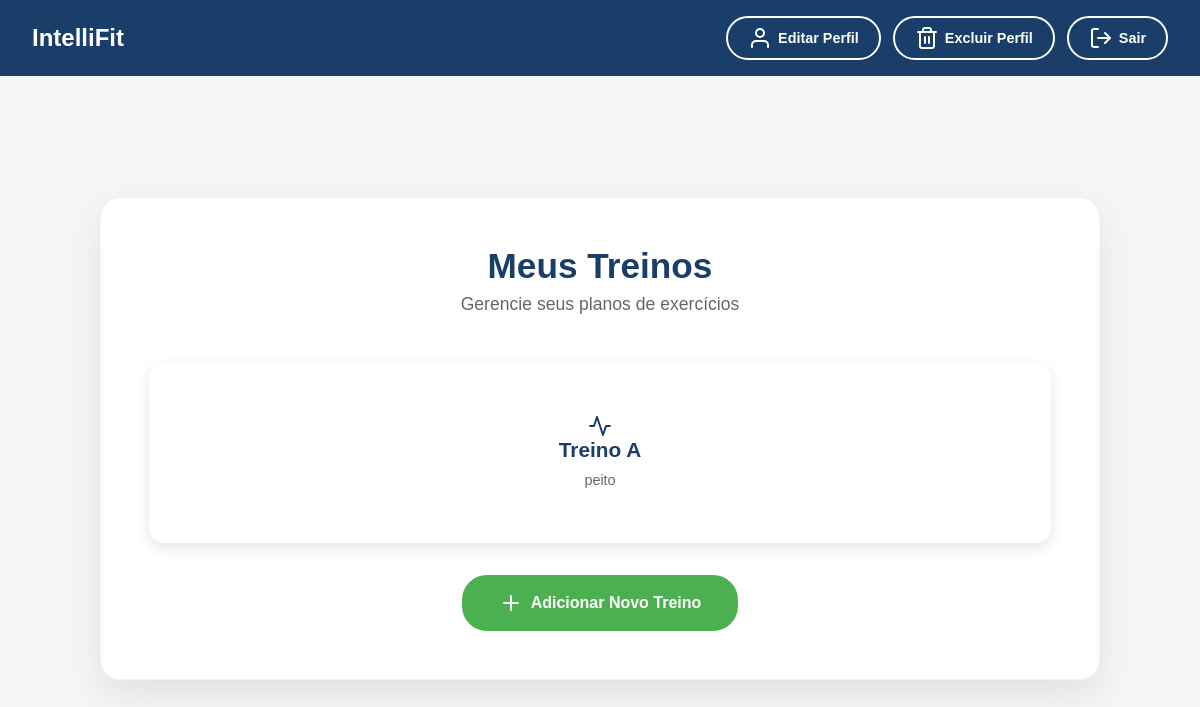
/workout/, run on an earlier commit of the app's database.
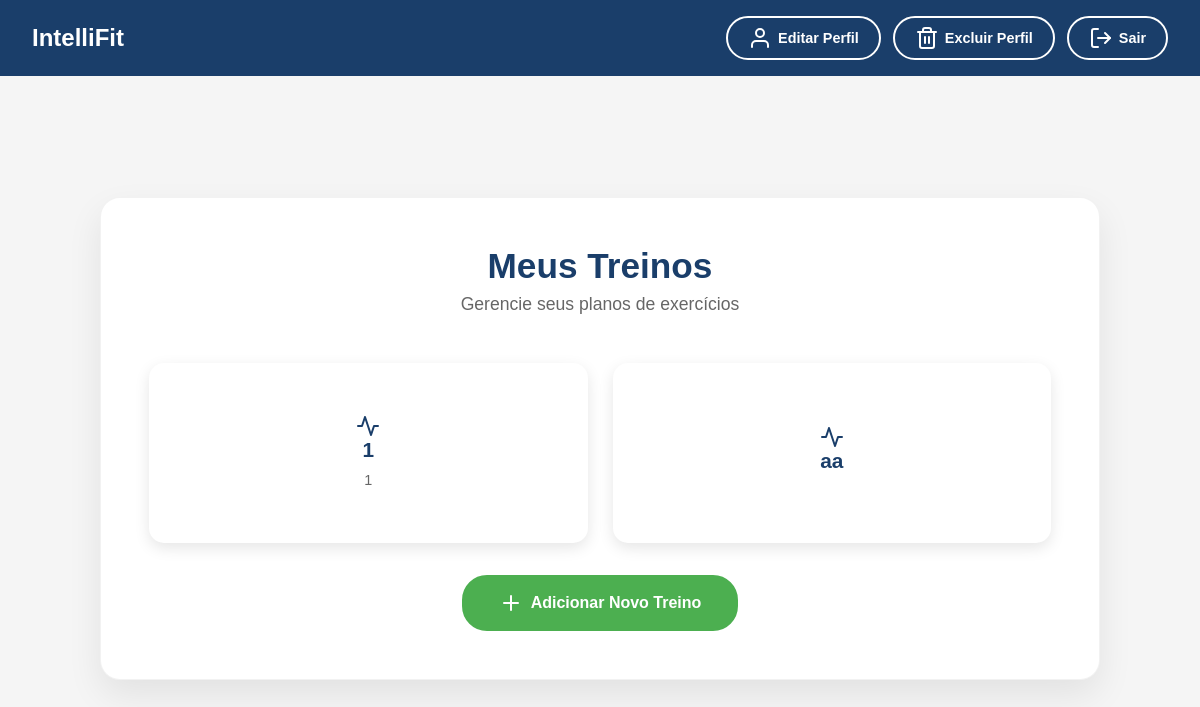
And on a later commit of the database.
### workout/models.py (models this page shows, shortened)
class Workout(models.Model):
    name = models.CharField(max_length=100)
    description = models.TextField(blank=True)

### workout/views.py (the view)
# urls.py: path('', views.workout_list, name='workout_list'),  # Alterado para workout_list
def workout_list(request):
    workouts = Workout.objects.all()
    workout_deleted = request.session.pop('workout_deleted', False)
    if workout_deleted:
        messages.success(request, 'Treino excluído com sucesso!')
    context = {
        'workouts': workouts,
    }
    return render(request, 'workout.html', context)

### workout/templates/workout.html (shortened to what this page needs)
{% load static %}
<!DOCTYPE html>
<html lang="pt-br">
<head>
    <link rel="stylesheet" href="{% static 'global/css/global.css' %}">
    <link rel="stylesheet" href="{% static 'workout/css/workout.css' %}">
</head>
<body>
    <header class="header">
        <a href="{% url 'dashboard' %}" class="logo-container">
            <h1 class="site-name">IntelliFit</h1>
        </a>
        <nav class="header-actions">
            <a href="{% url 'edit_account' %}" class="nav-btn"><i data-feather="user"></i> Editar Perfil</a>
            <a href="{% url 'delete_account' %}" class="nav-btn delete-btn"><i data-feather="trash-2"></i> Excluir Perfil</a>
            <form action="{% url 'logout' %}" method="post" class="logout-form">
                <button type="submit" class="nav-btn logout-btn"><i data-feather="log-out"></i> Sair</button>
            </form>
        </nav>
    </header>
    <main class="main-content">
        <div class="dashboard-container">
            <div class="welcome-section">
                <h2 class="welcome">Meus Treinos</h2>
                <p class="welcome-subtitle">Gerencie seus planos de exercícios</p>
            </div>
            {% if not workouts %}
                <div class="empty-state">
                    <div class="empty-icon-container">
                        <i data-feather="activity" class="empty-icon"></i>
                    </div>
                    <h3>Nenhum treino cadastrado</h3>
                    <p>Você ainda não possui nenhum treino registrado, que tal cadastrar um agora?</p>
                    <a href="{% url 'add_workout' %}" class="cta-btn"><i data-feather="plus"></i> Cadastrar Primeiro Treino</a>
                </div>
            {% else %}
                <section class="cards">
                    {% for workout in workouts %}
                        <a href="{% url 'workout_detail' workout.id %}" class="card">
                            <i data-feather="activity"></i>
                            <h3>{{ workout.name }}</h3>
                            {% if workout.description %}
                                <p>{{ workout.description|truncatechars:80 }}</p>
                            {% endif %}
                        </a>
                    {% endfor %}
                </section>
                <div class="add-workout-section">
                    <a href="{% url 'add_workout' %}" class="add-workout-btn"><i data-feather="plus"></i> Adicionar Novo Treino</a>
                </div>
            {% endif %}
        </div>
    </main>
</body>
</html>

### templates/static/global/css/global.css (style rules this page uses)
:root { --dark-blue: #1a3e6a; --green: #4caf50; --light-blue: #64b5f6; --light-gray: #f5f5f5; --danger: #e53935; --background: #f5f5f5; --text: #1a3e6a; --card: #fff; }
* { margin: 0; padding: 0; box-sizing: border-box; font-family: Arial, Helvetica, sans-serif; }
body { background: var(--background); color: var(--text); min-height: 100vh; display: flex; flex-direction: column; }
.header { background: var(--dark-blue); padding: 1rem 2rem; display: flex; justify-content: space-between; align-items: center; box-shadow: 0 2px 10px rgba(0, 0, 0, 0.1); }
.logo-container { display: flex; align-items: center; gap: 12px; text-decoration: none; color: white; }
.site-name { color: white; font-size: 1.5rem; font-weight: bold; font-family: Arial, Helvetica, sans-serif; }
.nav-btn { padding: 8px 20px; border: 2px solid white; border-radius: 25px; background: transparent; color: white; text-decoration: none; font-size: 0.9rem; font-weight: 600; transition: all 0.3s ease; cursor: pointer; font-family: Arial, Helvetica, sans-serif; padding: 8px 20px; border: 2px solid white; border-radius: 25px; background: transparent; color: white; text-decoration: none; font-size: 0.9rem; font-weight: 600; transition: all 0.3s ease; cursor: pointer; font-family: Arial, Helvetica, sans-serif; display: inline-flex; align-items: center; justify-content: center; gap: 6px; white-space: nowrap; min-height: 40px; box-sizing: border-box; }
.main-content { flex: 1; padding: 2rem; }

### templates/static/workout/css/workout.css (style rules this page uses)
.main-content { flex: 1; display: flex; justify-content: center; align-items: center; padding: 2rem; background: var(--background); }
.dashboard-container { background-color: var(--card); padding: 3rem; border-radius: 20px; box-shadow: 0 15px 35px rgba(0, 0, 0, 0.08); width: 100%; max-width: 1000px; text-align: center; border: 1px solid rgba(0, 0, 0, 0.05); position: relative; }
.welcome-section { margin-bottom: 3rem; }
.welcome { color: var(--text); font-size: 2.2rem; margin-bottom: 0.5rem; font-weight: 600; font-family: Arial, Helvetica, sans-serif; }
.welcome-subtitle { color: #666; font-size: 1.1rem; font-family: Arial, Helvetica, sans-serif; }
.cards { display: grid; grid-template-columns: repeat(auto-fit, minmax(220px, 1fr)); gap: 25px; width: 100%; margin-bottom: 2rem; }
.card { background: var(--card); border-radius: 15px; padding: 2rem 1.5rem; text-align: center; box-shadow: 0 5px 15px rgba(0, 0, 0, 0.1); transition: all 0.3s ease; cursor: pointer; color: var(--text); border: 2px solid transparent; display: flex; flex-direction: column; align-items: center; justify-content: center; min-height: 180px; text-decoration: none; }
.card h3 { font-size: 1.3rem; margin-bottom: 8px; font-weight: 600; font-family: Arial, Helvetica, sans-serif; }
.card p { color: #666; font-size: 0.9rem; font-family: Arial, Helvetica, sans-serif; margin: 0; line-height: 1.4; }
.add-workout-section { text-align: center; margin-top: 2rem; }
.add-workout-btn { background: var(--green); color: white; padding: 14px 35px; border-radius: 25px; text-decoration: none; font-weight: 600; font-family: Arial, Helvetica, sans-serif; display: inline-flex; align-items: center; gap: 8px; transition: all 0.3s ease; border: 2px solid var(--green); }
.header-actions { display: flex; align-items: center; gap: 12px; }
.nav-btn { padding: 8px 20px; border: 2px solid white; border-radius: 25px; background: transparent; color: white; text-decoration: none; font-size: 0.9rem; font-weight: 600; transition: all 0.3s ease; cursor: pointer; font-family: Arial, Helvetica, sans-serif; display: flex; align-items: center; gap: 6px; }
.logout-form { margin: 0; padding: 0; }

What changed in the data, as far as the page shows it:
removed Workout: name "Treino A", description "peito"
added Workout: name "1", description "1"
added Workout: name "aa"
